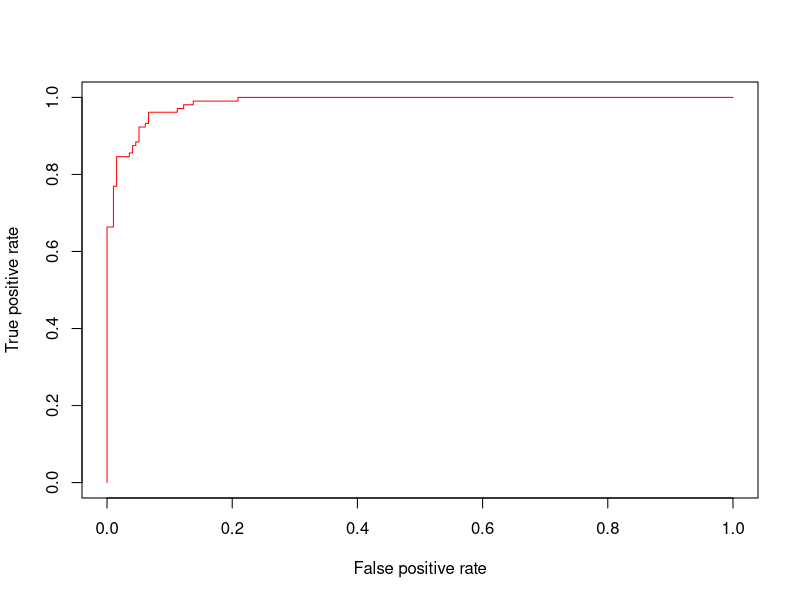

Write R code to recreate this figure.
## ---- chunk 1
knitr::opts_chunk$set(echo = TRUE)
## ---- chunk 2
library("car")
library("caret")
library("ROCR")
## ---- chunk 3
# load data in R
data1<-read.csv("loan_default.csv",header=T,sep=",")

#describe structure of data
str(data1)
## ---- chunk 4
#data manipulation on Gender
data1$Gender<-factor(data1$Gender)
#data manipulation on Maritial_status
data1$Marital_status<-factor(data1$Marital_status)
#data manipulation on Emp_status
data1$Emp_status<-factor(data1$Emp_status)
str(data1)

## ---- chunk 5
#building a logistic regression model using glm on full data
fullmodel<-glm(Default~.,data=data1,family = binomial(link=logit))
summary(fullmodel)
## ---- chunk 6
#reduced Model
fullmodel2<-glm(Default~Checking_amount+Term+Credit_score+Saving_amount+Age,family=binomial(link=logit),data=data1)
summary(fullmodel2)
## ---- chunk 7
#get train data
train_obs<-floor(0.7*nrow(data1))
#set seed inorder to reproduce the sample
set.seed(2)
train_index<-sample(seq_len(nrow(data1)),size=train_obs)
train_data<-data1[train_index,]
#get test data
test_data<-data1[-train_index,]
## ---- chunk 8
#create logistic regression model using train data
model1<-glm(Default~.,family = binomial(link=logit),data=train_data)
summary(model1)


## ---- chunk 9
#reduced model
model2<-glm(Default~Checking_amount+Term+Credit_score+Saving_amount+Age,data=train_data,family=binomial(link=logit))
summary(model2)
## ---- chunk 10
vif(model2)
## ---- chunk 11
#Predicting the model using test data
prob1<-predict(model2,test_data,type="response")
predicted_probs<-data.frame(prob1)
#setting threshold
results<-ifelse(predicted_probs>0.7,1,0)
## ---- chunk 12
#define Actual values as a factor
testing_high<-factor(test_data$Default)
#Create a confusion matrix
table(testing_high,results)
#calculating the error rate
(error_rate<-mean(results!=testing_high))
#calculating accuracy rate
(accuracyrate<-1-error_rate)

## ---- chunk 13
#Compute AUC for predicting Default with the model
prob<-predict(model2,newdata = test_data,type="response")
pred <- prediction(prob, test_data$Default)

pmf <- performance(pred, measure = "tpr", x.measure = "fpr")
plot(pmf,col= "red" )
auc <- performance(pred, measure = "auc")
(auc <- auc@y.values[[1]])
